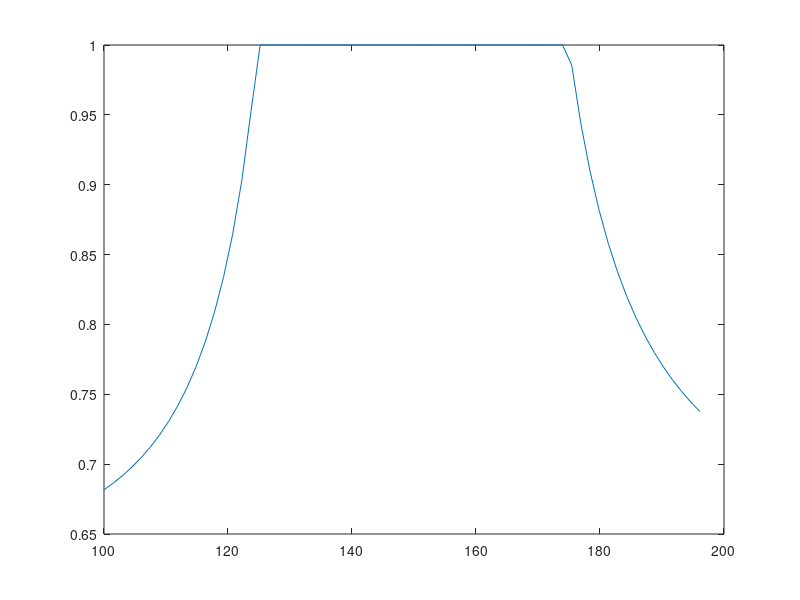

Write MATLAB code to recreate this figure.
%% Series-paralel-0.1DeltaM
kx=[];
RL1k=[];
DeltaMx=[];
wo=1;
Lrx=17.65e-6;
Ltx=23.75e-6;
Crx=65.7e-9;
Ctx=49.2;
frx=1/(sqrt(Lrx*Crx)*2*pi)
Rrx=5.1*8/pi/pi;
Qrx=(2*pi*frx*Lrx)/Rrx
M1=3.93e-6; %  3.0711e-06
M2=3.23e-6;
k1=M1/sqrt(Ltx*Lrx);
k2=M2/sqrt(Ltx*Lrx);
M1=4.1e-6; %  3.0711e-06
M2=2.445e-6;
DeltaMk=(M1-M2)/M1
% 0.24
for DeltaM=DeltaMk
 DeltaMx=[DeltaMx, DeltaM];
 k=(1-DeltaM);
 kx=[kx k];
 RL1=[];
 wRL=[];
for w=0.667*wo:0.01:1.33*wo
    a=(Qrx*(w^2-wo^2))/(w*wo);
    b=(1-k^2);
    c=1/((b/a^2)+1);
    d=k^2- (((1-k^2)^2)/a^2);
    Rx=c+ ((sqrt(d))/((b/a^2)+1));
   RL1=[RL1 Rx];
   wRL=[wRL w];
end
RL1k=[RL1k ; RL1];
end 
RL1k(RL1k<=1)=1;

figure();
plot(wRL*frx/1000,1./RL1k)
xlim([100 200])
hold on;

% frequency= [100 105 110 115 120 125 127 129 131 133 135 140 145 150 155 160 162 164 166 168 ...
%     170 172.5 175 177.5 180 185 190 195 199];
% Is2=[192 212 222 233 245 248 221 185 127 85 47 30 30 30 50 102 122 137 143 160 206 270 310 350 390 432 440 445 460];
% Is1=[260 295 335 390 465 600 635 712 777 850 912 1060 1245 1250 1235 1200 1200 1193 1170 1140 1080 1010 950 920 900 854 810 777 765];
% stem(frequency, Is1./(Is1+Is2),'LineStyle','none')

%%
